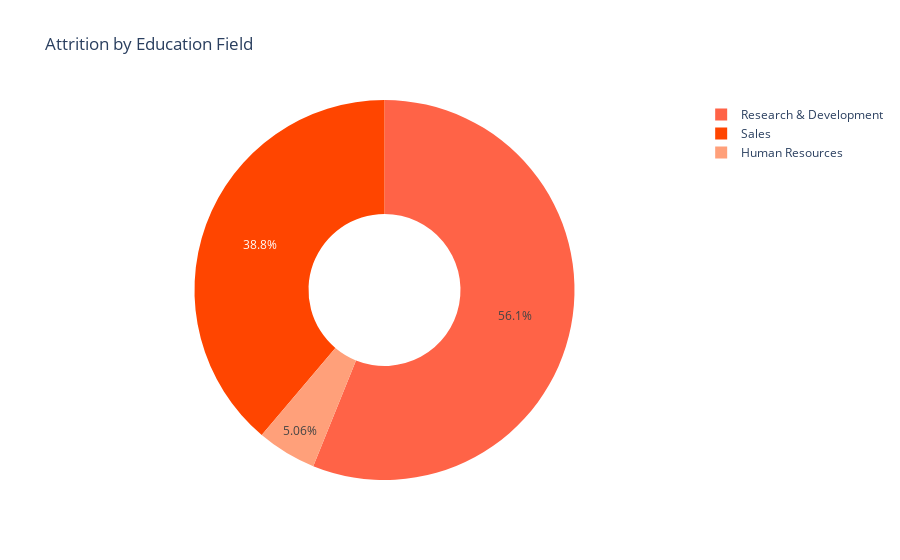

Write notebook code for a chart like this one.
### Code cell
# create a donut chart

fig = go.Figure(data=[go.Pie(labels=att_by_dept['Department'],values=att_by_dept['Count'],hole=0.4,marker=dict(colors=['#FFA07A', '#FF6347', '#FF4500']),textposition='inside')])
fig.update_layout(title='Attrition by Education Field')

fig.show()

### Figure 1 — Plotly figure (JSON) as saved in the notebook; plotly's stock layout.template omitted (floating-point values rounded to 4 significant figures)
{"data": [{"hole": 0.4, "labels": ["Human Resources", "Research & Development", "Sales"], "marker": {"colors": ["#FFA07A", "#FF6347", "#FF4500"]}, "textposition": "inside", "type": "pie", "values": [12, 133, 92]}], "layout": {"title": {"text": "Attrition by Education Field"}}}
